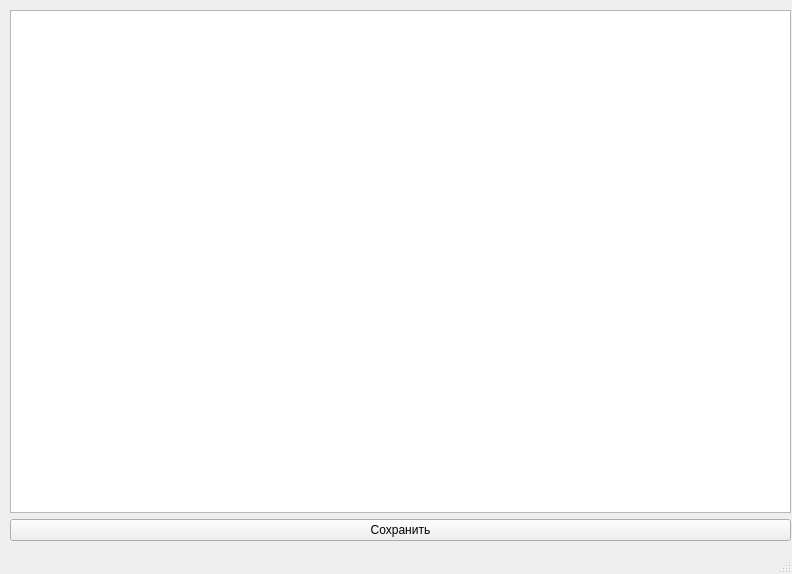
<?xml version="1.0" encoding="UTF-8"?>
<ui version="4.0">
 <class>MainWindow</class>
 <widget class="QMainWindow" name="MainWindow">
  <property name="geometry">
   <rect>
    <x>0</x>
    <y>0</y>
    <width>792</width>
    <height>574</height>
   </rect>
  </property>
  <property name="windowTitle">
   <string>Управление залами</string>
  </property>
  <widget class="QWidget" name="centralwidget">
   <widget class="QWidget" name="gridLayoutWidget">
    <property name="geometry">
     <rect>
      <x>10</x>
      <y>10</y>
      <width>781</width>
      <height>531</height>
     </rect>
    </property>
    <layout class="QGridLayout" name="gridLayout">
     <item row="0" column="0">
      <widget class="QTableWidget" name="tableWidget"/>
     </item>
     <item row="1" column="0">
      <widget class="QPushButton" name="save_btn">
       <property name="text">
        <string>Сохранить</string>
       </property>
      </widget>
     </item>
    </layout>
   </widget>
  </widget>
  <widget class="QStatusBar" name="statusbar"/>
 </widget>
 <resources/>
 <connections/>
</ui>
